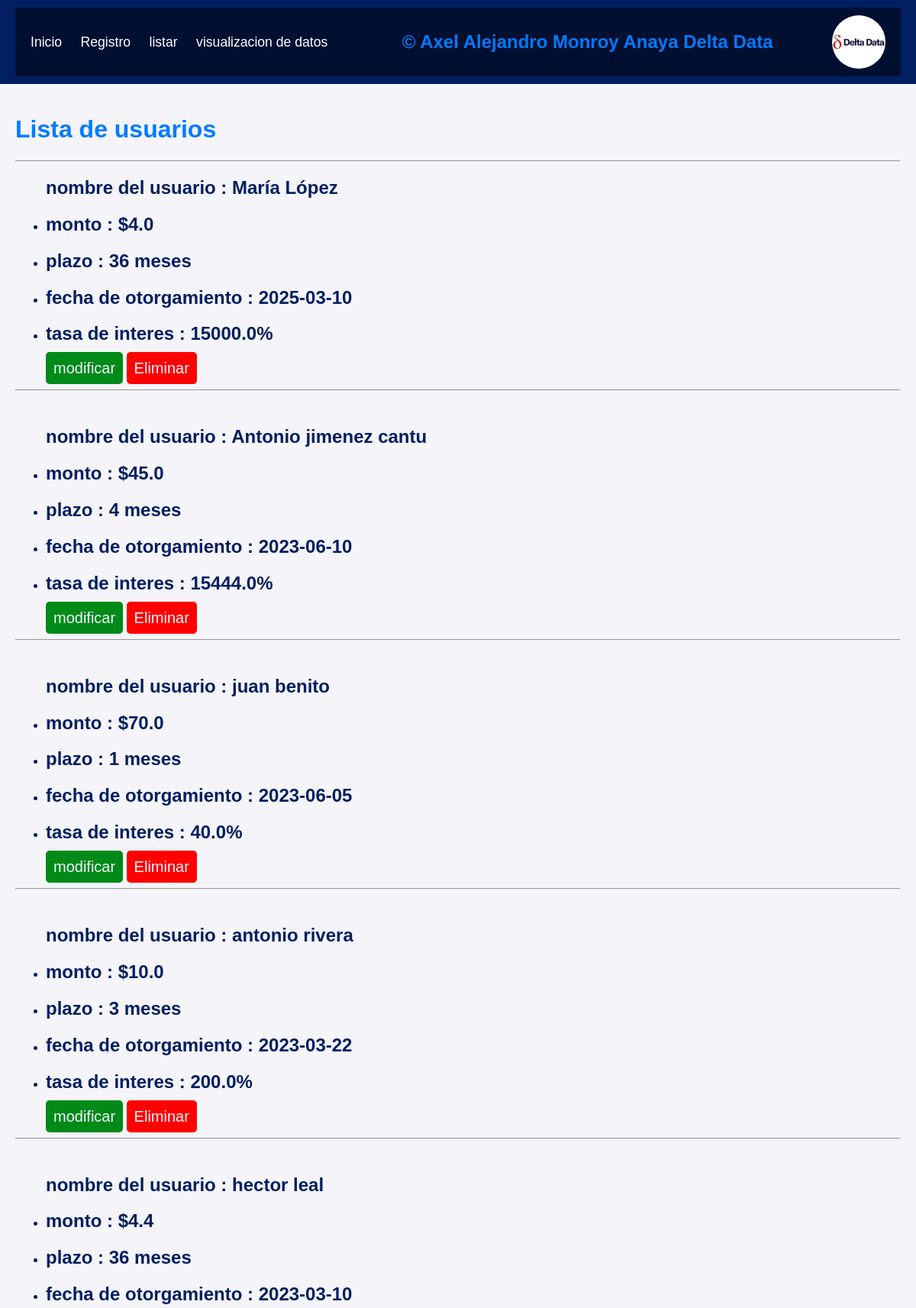
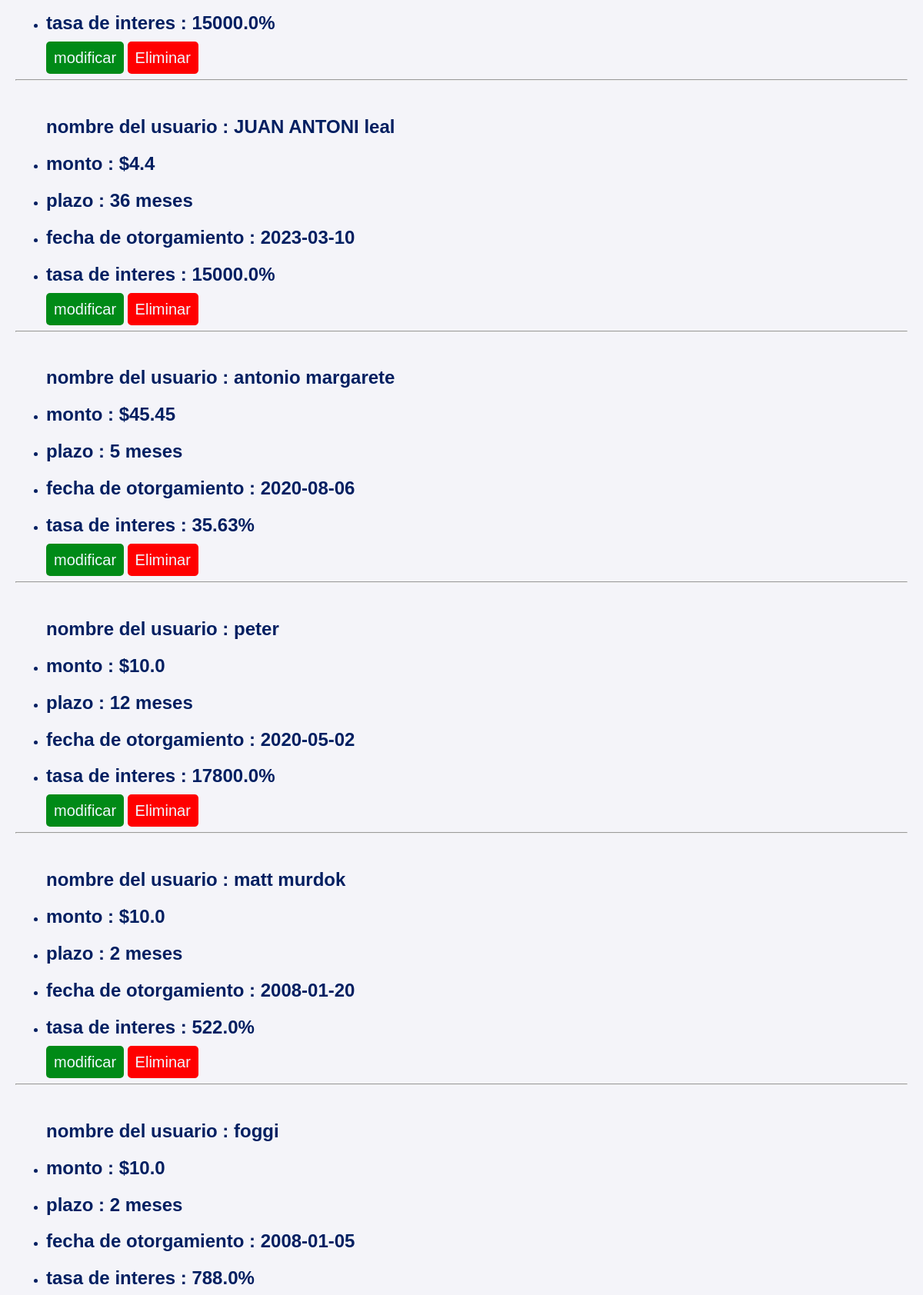
The app's page /listar/listar (upper part) with its own data (2 pictures, top to bottom).
### tables this page shows
CREATE TABLE "creditos" (
	"id"	INTEGER NOT NULL,
	"cliente"	TEXT,
	"tasa_interes"	REAL,
	"plazo"	INTEGER,
	"fecha_otorgamiento"	DATE,
	"monto"	REAL,
	PRIMARY KEY("id" AUTOINCREMENT)
);

### routes/listar.py (the view)
@listar.route('/listar')
def lista():
    db = get_db()
    cursor = db.cursor()
    cursor.execute('SELECT * FROM creditos ORDER BY fecha_otorgamiento DESC')
    creditos = cursor.fetchall()
    db.close()
    return render_template('listar.html',credito = creditos)

### routes/listar.py (called while the page is built)
def get_db():
    return sqlite3.connect(DATABASE)

### templates/listar.html (shortened to what this page needs)
{% extends 'layout.html' %}
{% block style %}<link rel="stylesheet" href="{{ url_for('static', filename='/css/listar.css') }}">{% endblock %}
{% block content %}
    <h1>Lista de usuarios</h1>
    <hr></hr>
    {% for i in credito %}
        <ul>
            <h2>nombre del usuario : {{i.1}}</h2>
            <li><h2>monto : ${{i.2}}</h2></li>
            <li><h2>plazo : {{i.3}} meses</h2></li>
            <li><h2>fecha de otorgamiento : {{i.4}}</h2></li>
            <li><h2>tasa de interes : {{i.5}}%</h2></li>
            <a class = 'btn-eliminar' href = {{url_for('modificar.mod', id=i.0)}}> modificar<a>
            <a class = 'btn-modificar' href = {{url_for('borr.borrar', id=i.0)}}> Eliminar<a>
        </ul>
    <hr></hr>
    {% endfor %}
{% endblock %}

### static/css/styles.css (style rules this page uses)
body { font-family: Arial, sans-serif; background-color: #f4f4f9; color: #021F61; margin: 0; padding: 0; }
h1 { color: #007BFF; }

### static/css/listar.css (style rules this page uses)
.btn-modificar { padding: 10px; text-decoration: none; color: aliceblue; font-size: 20px; background-color: red; border-radius: 5px; }
.btn-eliminar { padding: 10px; text-decoration: none; color: aliceblue; font-size: 20px; background-color: rgb(0, 138, 23); border-radius: 5px; }

### records on screen
creditos: cliente "María López", tasa_interes "4.0", plazo "36", fecha_otorgamiento "2025-03-10", monto "15000.0"
creditos: cliente "Antonio jimenez cantu", tasa_interes "45.0", plazo "4", fecha_otorgamiento "2023-06-10", monto "15444.0"
creditos: cliente "juan benito", tasa_interes "70.0", plazo "1", fecha_otorgamiento "2023-06-05", monto "40.0"
creditos: cliente "antonio rivera", tasa_interes "10.0", plazo "3", fecha_otorgamiento "2023-03-22", monto "200.0"
creditos: cliente "hector leal", tasa_interes "4.4", plazo "36", fecha_otorgamiento "2023-03-10", monto "15000.0"
creditos: cliente "JUAN ANTONI leal", tasa_interes "4.4", plazo "36", fecha_otorgamiento "2023-03-10", monto "15000.0"
creditos: cliente "antonio margarete", tasa_interes "45.45", plazo "5", fecha_otorgamiento "2020-08-06", monto "35.63"
creditos: cliente "peter", tasa_interes "10.0", plazo "12", fecha_otorgamiento "2020-05-02", monto "17800.0"
creditos: cliente "matt murdok", tasa_interes "10.0", plazo "2", fecha_otorgamiento "2008-01-20", monto "522.0"
creditos: cliente "foggi", tasa_interes "10.0", plazo "2", fecha_otorgamiento "2008-01-05", monto "788.0"
